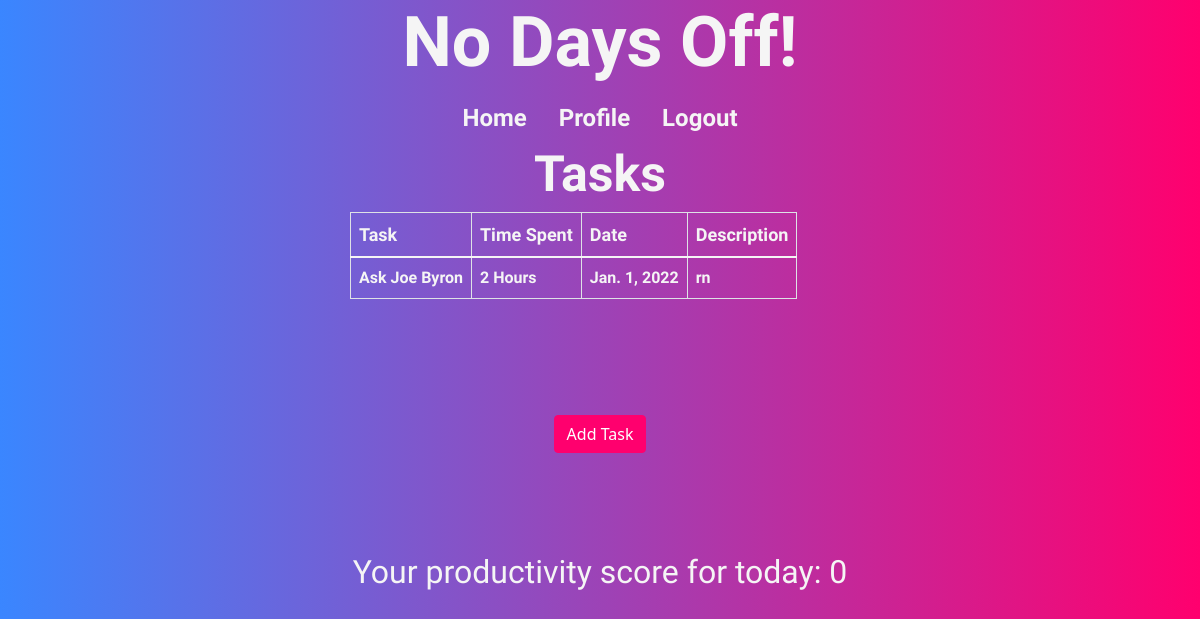
/welcome (signed in), run on an earlier commit of the app's database.
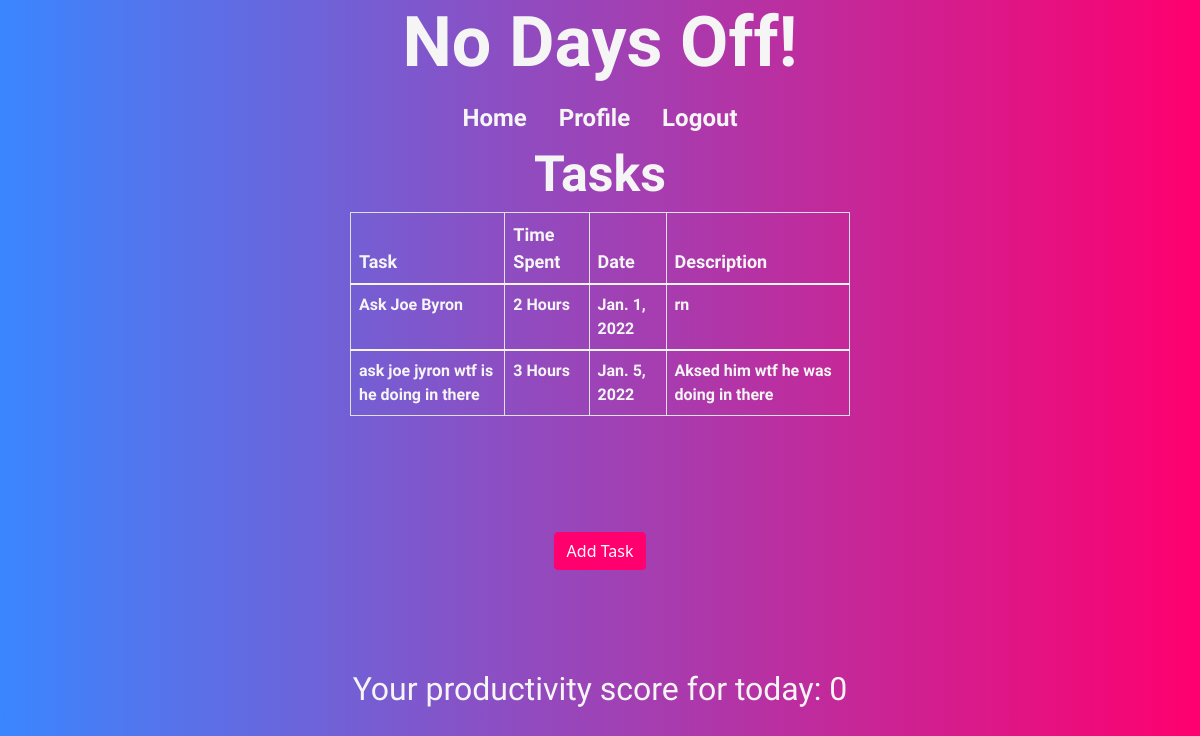
And on a later commit of the database.
### main/models.py (models this page shows)
class Task(models.Model):
    title= models.CharField(max_length=200)
    description= models.CharField(max_length=1000)
    day_completed = models.DateField()
    time_spent = models.IntegerField()
    completed_by = models.ForeignKey(User, related_name="tasks_uploaded", on_delete= models.CASCADE)

### main/views.py (the view)
# urls.py: path('welcome', views.welcome),
def welcome(request):
    if 'user_id' in request.session:
        logged_in_user = User.objects.get(id=request.session['user_id'])
        all_tasks = Task.objects.all()
        user_tasks = logged_in_user.tasks_uploaded
        today_date = date.today()
        daily_score =0
        for task in all_tasks:
            if task.day_completed== today_date and task.completed_by == logged_in_user:
                daily_score = daily_score + 1
        context = {
        'logged_in_user': logged_in_user,
        'all_tasks' : all_tasks,
        'daily_score': daily_score,
        'today_date': today_date,
        'user_tasks': user_tasks
        }
        return render(request,'welcome.html',context)

### main/templates/welcome.html (shortened to what this page needs)
<!DOCTYPE html>
<html lang="en">
<head>
    <link rel="stylesheet" href="static/css/style.css">
    <link href="https://cdn.jsdelivr.net/npm/bootstrap@5.1.3/dist/css/bootstrap.min.css" rel="stylesheet">
</head>
<body>
    <div class="title">
        <h1 class="title">No Days Off!</h1>
      </div>
      <ul class="nav justify-content-center">
        <li class="nav-item">
          <a class="nav-link active" aria-current="page" href="#">Home</a>
        </li>
        <li class="nav-item">
          <a class="nav-link" href="/profile">Profile</a>
        </li>
        <li class="nav-item">
          <a class="nav-link" href="/logout">Logout</a>
        </li>
      </ul>
      <div class="title2">
        <h1 class="title2">Tasks</h1>
      </div>
    <div class="table_container">
        <table class="table table-hover table-bordered table-responsive">
            <thead>
              <tr>
                <th scope="col">Task</th>
                <th scope="col">Time Spent</th>
                <th scope="col">Date</th>
                <th scope="col">Description</th>
              </tr>
            </thead>
            <tbody>
              <tr>
                {% for task in all_tasks%}
                {%if task.completed_by == logged_in_user%}
                <td>{{task.title}}</td>
                <td> {{task.time_spent}} Hours</td>
                <td> {{task.day_completed}}</td>
                <td> {{task.description}}</td>
              </tr>
            </tbody>
            {%endif%}
            {% endfor %}
          </table>
          </div>
          <div class="modal_container">
      <button type="button" class="btn btn-danger" data-bs-toggle="modal" data-bs-target="#exampleModal">
        Add Task
      </button>
      </div>
       <div class="footer">
        <h2>Your productivity score for today: {{daily_score}}  </h2>
      </div>
</body>
</html>

What changed in the data, as far as the page shows it:
added Task: title "ask joe jyron wtf is he doing in there", time_spent "3", day_completed "Jan. 5, 2022", description "Aksed him wtf he was doing in there"
